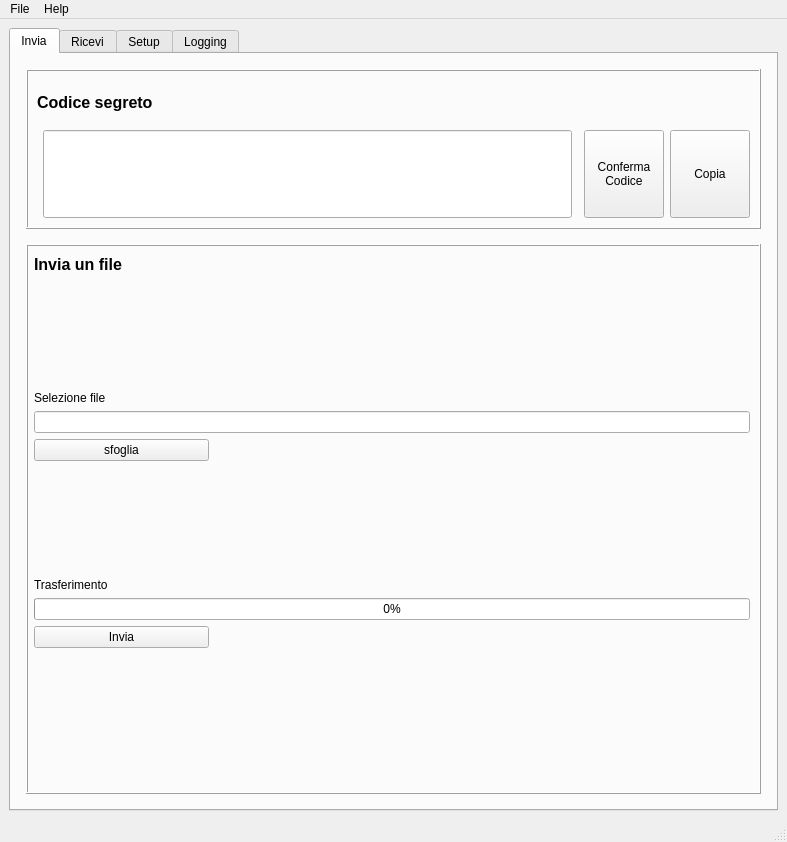
<?xml version="1.0" encoding="UTF-8"?>
<ui version="4.0">
 <class>MainWindow</class>
 <widget class="QMainWindow" name="MainWindow">
  <property name="geometry">
   <rect>
    <x>0</x>
    <y>0</y>
    <width>787</width>
    <height>842</height>
   </rect>
  </property>
  <property name="windowTitle">
   <string>MainWindow</string>
  </property>
  <widget class="QWidget" name="centralwidget">
   <property name="sizePolicy">
    <sizepolicy hsizetype="Expanding" vsizetype="Expanding">
     <horstretch>0</horstretch>
     <verstretch>0</verstretch>
    </sizepolicy>
   </property>
   <layout class="QGridLayout" name="gridLayout_2">
    <item row="0" column="0">
     <layout class="QVBoxLayout" name="verticalLayout_3">
      <item>
       <widget class="QTabWidget" name="tabWidget">
        <property name="tabPosition">
         <enum>QTabWidget::North</enum>
        </property>
        <property name="tabShape">
         <enum>QTabWidget::Rounded</enum>
        </property>
        <property name="currentIndex">
         <number>0</number>
        </property>
        <property name="iconSize">
         <size>
          <width>32</width>
          <height>32</height>
         </size>
        </property>
        <widget class="QWidget" name="tabTransmit">
         <attribute name="icon">
          <iconset>
           <normaloff>:/newPrefix/icons/mail-outbox.png</normaloff>:/newPrefix/icons/mail-outbox.png</iconset>
         </attribute>
         <attribute name="title">
          <string>Invia</string>
         </attribute>
         <layout class="QGridLayout" name="gridLayout_8">
          <item row="0" column="0">
           <widget class="QWidget" name="verticalWidget" native="true">
            <layout class="QVBoxLayout" name="verticalLayout">
             <property name="leftMargin">
              <number>6</number>
             </property>
             <property name="topMargin">
              <number>6</number>
             </property>
             <property name="rightMargin">
              <number>6</number>
             </property>
             <property name="bottomMargin">
              <number>6</number>
             </property>
             <item>
              <widget class="QFrame" name="frame">
               <property name="sizePolicy">
                <sizepolicy hsizetype="Preferred" vsizetype="Preferred">
                 <horstretch>0</horstretch>
                 <verstretch>2</verstretch>
                </sizepolicy>
               </property>
               <property name="frameShape">
                <enum>QFrame::Box</enum>
               </property>
               <property name="frameShadow">
                <enum>QFrame::Raised</enum>
               </property>
               <layout class="QGridLayout" name="gridLayout_13">
                <item row="1" column="1">
                 <widget class="QLineEdit" name="txtSecretCode">
                  <property name="sizePolicy">
                   <sizepolicy hsizetype="Expanding" vsizetype="Expanding">
                    <horstretch>0</horstretch>
                    <verstretch>2</verstretch>
                   </sizepolicy>
                  </property>
                  <property name="font">
                   <font>
                    <pointsize>14</pointsize>
                   </font>
                  </property>
                  <property name="text">
                   <string/>
                  </property>
                  <property name="readOnly">
                   <bool>false</bool>
                  </property>
                  <property name="clearButtonEnabled">
                   <bool>true</bool>
                  </property>
                 </widget>
                </item>
                <item row="1" column="4">
                 <widget class="QPushButton" name="btnCopyCode">
                  <property name="sizePolicy">
                   <sizepolicy hsizetype="Minimum" vsizetype="Expanding">
                    <horstretch>0</horstretch>
                    <verstretch>0</verstretch>
                   </sizepolicy>
                  </property>
                  <property name="text">
                   <string>Copia</string>
                  </property>
                  <property name="icon">
                   <iconset>
                    <normaloff>:/newPrefix/icons/edit-copy-6.png</normaloff>:/newPrefix/icons/edit-copy-6.png</iconset>
                  </property>
                 </widget>
                </item>
                <item row="1" column="3">
                 <widget class="QPushButton" name="btnSetCode">
                  <property name="sizePolicy">
                   <sizepolicy hsizetype="Minimum" vsizetype="Expanding">
                    <horstretch>0</horstretch>
                    <verstretch>0</verstretch>
                   </sizepolicy>
                  </property>
                  <property name="text">
                   <string>Conferma
Codice</string>
                  </property>
                  <property name="icon">
                   <iconset>
                    <normaloff>:/newPrefix/icons/lock-silver.png</normaloff>:/newPrefix/icons/lock-silver.png</iconset>
                  </property>
                  <property name="iconSize">
                   <size>
                    <width>32</width>
                    <height>32</height>
                   </size>
                  </property>
                 </widget>
                </item>
                <item row="0" column="0" colspan="3">
                 <widget class="QLabel" name="label_3">
                  <property name="sizePolicy">
                   <sizepolicy hsizetype="Preferred" vsizetype="Preferred">
                    <horstretch>0</horstretch>
                    <verstretch>1</verstretch>
                   </sizepolicy>
                  </property>
                  <property name="font">
                   <font>
                    <pointsize>12</pointsize>
                    <weight>75</weight>
                    <bold>true</bold>
                   </font>
                  </property>
                  <property name="styleSheet">
                   <string notr="true"/>
                  </property>
                  <property name="text">
                   <string>Codice segreto</string>
                  </property>
                 </widget>
                </item>
               </layout>
              </widget>
             </item>
             <item>
              <widget class="QWidget" name="widget_2" native="true">
               <property name="sizePolicy">
                <sizepolicy hsizetype="Preferred" vsizetype="Preferred">
                 <horstretch>0</horstretch>
                 <verstretch>7</verstretch>
                </sizepolicy>
               </property>
               <layout class="QGridLayout" name="gridLayout_9">
                <property name="leftMargin">
                 <number>0</number>
                </property>
                <property name="rightMargin">
                 <number>0</number>
                </property>
                <property name="bottomMargin">
                 <number>0</number>
                </property>
                <item row="0" column="0">
                 <layout class="QHBoxLayout" name="horizontalLayout">
                  <item>
                   <widget class="QFrame" name="frame_3">
                    <property name="sizePolicy">
                     <sizepolicy hsizetype="Preferred" vsizetype="Preferred">
                      <horstretch>1</horstretch>
                      <verstretch>0</verstretch>
                     </sizepolicy>
                    </property>
                    <property name="frameShape">
                     <enum>QFrame::Box</enum>
                    </property>
                    <property name="frameShadow">
                     <enum>QFrame::Raised</enum>
                    </property>
                    <layout class="QGridLayout" name="gridLayout_12">
                     <property name="leftMargin">
                      <number>6</number>
                     </property>
                     <item row="7" column="0">
                      <widget class="QPushButton" name="btnBrowseFile">
                       <property name="text">
                        <string>sfoglia</string>
                       </property>
                      </widget>
                     </item>
                     <item row="5" column="0" rowspan="2" colspan="4">
                      <widget class="QLineEdit" name="txtFileName"/>
                     </item>
                     <item row="3" column="0">
                      <widget class="QLabel" name="label_8">
                       <property name="text">
                        <string>Selezione file</string>
                       </property>
                      </widget>
                     </item>
                     <item row="2" column="0">
                      <spacer name="verticalSpacer">
                       <property name="orientation">
                        <enum>Qt::Vertical</enum>
                       </property>
                       <property name="sizeHint" stdset="0">
                        <size>
                         <width>20</width>
                         <height>25</height>
                        </size>
                       </property>
                      </spacer>
                     </item>
                     <item row="12" column="1" colspan="3">
                      <spacer name="horizontalSpacer_3">
                       <property name="orientation">
                        <enum>Qt::Horizontal</enum>
                       </property>
                       <property name="sizeHint" stdset="0">
                        <size>
                         <width>40</width>
                         <height>20</height>
                        </size>
                       </property>
                      </spacer>
                     </item>
                     <item row="9" column="0">
                      <spacer name="verticalSpacer_3">
                       <property name="orientation">
                        <enum>Qt::Vertical</enum>
                       </property>
                       <property name="sizeHint" stdset="0">
                        <size>
                         <width>20</width>
                         <height>20</height>
                        </size>
                       </property>
                      </spacer>
                     </item>
                     <item row="13" column="0" colspan="4">
                      <widget class="QWidget" name="widget_6" native="true">
                       <layout class="QHBoxLayout" name="horizontalLayout_5"/>
                      </widget>
                     </item>
                     <item row="11" column="0" colspan="4">
                      <widget class="QProgressBar" name="progressSendFile">
                       <property name="value">
                        <number>0</number>
                       </property>
                      </widget>
                     </item>
                     <item row="7" column="1" colspan="3">
                      <spacer name="horizontalSpacer_2">
                       <property name="orientation">
                        <enum>Qt::Horizontal</enum>
                       </property>
                       <property name="sizeHint" stdset="0">
                        <size>
                         <width>40</width>
                         <height>20</height>
                        </size>
                       </property>
                      </spacer>
                     </item>
                     <item row="10" column="0">
                      <widget class="QLabel" name="label_9">
                       <property name="text">
                        <string>Trasferimento</string>
                       </property>
                      </widget>
                     </item>
                     <item row="14" column="0">
                      <spacer name="verticalSpacer_2">
                       <property name="orientation">
                        <enum>Qt::Vertical</enum>
                       </property>
                       <property name="sizeHint" stdset="0">
                        <size>
                         <width>20</width>
                         <height>20</height>
                        </size>
                       </property>
                      </spacer>
                     </item>
                     <item row="12" column="0">
                      <widget class="QPushButton" name="btnSendFile">
                       <property name="text">
                        <string>Invia</string>
                       </property>
                      </widget>
                     </item>
                     <item row="1" column="0">
                      <widget class="QLabel" name="label_4">
                       <property name="font">
                        <font>
                         <pointsize>12</pointsize>
                         <weight>75</weight>
                         <bold>true</bold>
                        </font>
                       </property>
                       <property name="text">
                        <string>Invia un file</string>
                       </property>
                      </widget>
                     </item>
                    </layout>
                   </widget>
                  </item>
                 </layout>
                </item>
               </layout>
              </widget>
             </item>
            </layout>
           </widget>
          </item>
         </layout>
        </widget>
        <widget class="QWidget" name="tabReceive">
         <attribute name="icon">
          <iconset>
           <normaloff>:/newPrefix/icons/mail-receive.png</normaloff>:/newPrefix/icons/mail-receive.png</iconset>
         </attribute>
         <attribute name="title">
          <string>Ricevi</string>
         </attribute>
         <layout class="QGridLayout" name="gridLayout_15">
          <item row="1" column="0">
           <widget class="QWidget" name="widget_4" native="true">
            <layout class="QVBoxLayout" name="verticalLayout_2">
             <item>
              <widget class="QWidget" name="widget_5" native="true">
               <property name="sizePolicy">
                <sizepolicy hsizetype="Preferred" vsizetype="Expanding">
                 <horstretch>0</horstretch>
                 <verstretch>7</verstretch>
                </sizepolicy>
               </property>
               <layout class="QHBoxLayout" name="horizontalLayout_3">
                <property name="leftMargin">
                 <number>0</number>
                </property>
                <property name="rightMargin">
                 <number>0</number>
                </property>
                <item>
                 <widget class="QFrame" name="frame_5">
                  <property name="sizePolicy">
                   <sizepolicy hsizetype="Preferred" vsizetype="Preferred">
                    <horstretch>1</horstretch>
                    <verstretch>0</verstretch>
                   </sizepolicy>
                  </property>
                  <property name="frameShape">
                   <enum>QFrame::Box</enum>
                  </property>
                  <property name="frameShadow">
                   <enum>QFrame::Raised</enum>
                  </property>
                  <layout class="QGridLayout" name="gridLayout_16">
                   <property name="rightMargin">
                    <number>6</number>
                   </property>
                   <item row="4" column="0" rowspan="2" colspan="4">
                    <widget class="QLineEdit" name="txtFolderName"/>
                   </item>
                   <item row="1" column="0" colspan="4">
                    <spacer name="verticalSpacer_5">
                     <property name="orientation">
                      <enum>Qt::Vertical</enum>
                     </property>
                     <property name="sizeHint" stdset="0">
                      <size>
                       <width>20</width>
                       <height>40</height>
                      </size>
                     </property>
                    </spacer>
                   </item>
                   <item row="6" column="0">
                    <widget class="QPushButton" name="btnBrowseFolder">
                     <property name="minimumSize">
                      <size>
                       <width>0</width>
                       <height>0</height>
                      </size>
                     </property>
                     <property name="maximumSize">
                      <size>
                       <width>100</width>
                       <height>16777215</height>
                      </size>
                     </property>
                     <property name="text">
                      <string>sfoglia</string>
                     </property>
                    </widget>
                   </item>
                   <item row="7" column="0" colspan="4">
                    <spacer name="verticalSpacer_4">
                     <property name="orientation">
                      <enum>Qt::Vertical</enum>
                     </property>
                     <property name="sizeHint" stdset="0">
                      <size>
                       <width>20</width>
                       <height>40</height>
                      </size>
                     </property>
                    </spacer>
                   </item>
                   <item row="14" column="0" colspan="4">
                    <widget class="QProgressBar" name="progressRecvFile">
                     <property name="value">
                      <number>0</number>
                     </property>
                    </widget>
                   </item>
                   <item row="8" column="0" colspan="4">
                    <widget class="QLabel" name="label_16">
                     <property name="text">
                      <string>Dettagli File:</string>
                     </property>
                    </widget>
                   </item>
                   <item row="9" column="0">
                    <widget class="QLabel" name="label_17">
                     <property name="text">
                      <string>Nome:</string>
                     </property>
                     <property name="alignment">
                      <set>Qt::AlignRight|Qt::AlignTrailing|Qt::AlignVCenter</set>
                     </property>
                    </widget>
                   </item>
                   <item row="11" column="0">
                    <widget class="QLabel" name="label_18">
                     <property name="text">
                      <string>Dimensioni (bytes):</string>
                     </property>
                     <property name="alignment">
                      <set>Qt::AlignRight|Qt::AlignTrailing|Qt::AlignVCenter</set>
                     </property>
                    </widget>
                   </item>
                   <item row="0" column="0" colspan="4">
                    <widget class="QLabel" name="label_11">
                     <property name="font">
                      <font>
                       <pointsize>12</pointsize>
                       <weight>75</weight>
                       <bold>true</bold>
                      </font>
                     </property>
                     <property name="text">
                      <string>Ricezione file</string>
                     </property>
                    </widget>
                   </item>
                   <item row="13" column="0" colspan="4">
                    <widget class="QLabel" name="label_12">
                     <property name="text">
                      <string>Trasferimento</string>
                     </property>
                    </widget>
                   </item>
                   <item row="12" column="0" colspan="4">
                    <spacer name="verticalSpacer_6">
                     <property name="orientation">
                      <enum>Qt::Vertical</enum>
                     </property>
                     <property name="sizeHint" stdset="0">
                      <size>
                       <width>20</width>
                       <height>40</height>
                      </size>
                     </property>
                    </spacer>
                   </item>
                   <item row="2" column="0" colspan="4">
                    <widget class="QLabel" name="label_13">
                     <property name="text">
                      <string>Directory destinazione:</string>
                     </property>
                    </widget>
                   </item>
                   <item row="9" column="2">
                    <widget class="QLabel" name="lblRecvFileName">
                     <property name="text">
                      <string/>
                     </property>
                    </widget>
                   </item>
                   <item row="15" column="0" colspan="4">
                    <widget class="QWidget" name="widget_3" native="true">
                     <layout class="QHBoxLayout" name="horizontalLayout_4">
                      <property name="sizeConstraint">
                       <enum>QLayout::SetMaximumSize</enum>
                      </property>
                      <item>
                       <widget class="QLabel" name="lblRecvTotal">
                        <property name="sizePolicy">
                         <sizepolicy hsizetype="Expanding" vsizetype="Preferred">
                          <horstretch>0</horstretch>
                          <verstretch>0</verstretch>
                         </sizepolicy>
                        </property>
                        <property name="maximumSize">
                         <size>
                          <width>16777215</width>
                          <height>16777215</height>
                         </size>
                        </property>
                        <property name="text">
                         <string/>
                        </property>
                       </widget>
                      </item>
                      <item>
                       <widget class="QLabel" name="lblRecvRate">
                        <property name="sizePolicy">
                         <sizepolicy hsizetype="Expanding" vsizetype="Preferred">
                          <horstretch>0</horstretch>
                          <verstretch>0</verstretch>
                         </sizepolicy>
                        </property>
                        <property name="text">
                         <string/>
                        </property>
                        <property name="alignment">
                         <set>Qt::AlignCenter</set>
                        </property>
                       </widget>
                      </item>
                      <item>
                       <widget class="QLabel" name="lblRecvETA">
                        <property name="sizePolicy">
                         <sizepolicy hsizetype="Expanding" vsizetype="Preferred">
                          <horstretch>0</horstretch>
                          <verstretch>0</verstretch>
                         </sizepolicy>
                        </property>
                        <property name="text">
                         <string/>
                        </property>
                        <property name="alignment">
                         <set>Qt::AlignRight|Qt::AlignTrailing|Qt::AlignVCenter</set>
                        </property>
                       </widget>
                      </item>
                     </layout>
                    </widget>
                   </item>
                   <item row="11" column="1">
                    <widget class="QLCDNumber" name="lcdNumber">
                     <property name="sizePolicy">
                      <sizepolicy hsizetype="Expanding" vsizetype="Minimum">
                       <horstretch>0</horstretch>
                       <verstretch>0</verstretch>
                      </sizepolicy>
                     </property>
                     <property name="smallDecimalPoint">
                      <bool>true</bool>
                     </property>
                     <property name="digitCount">
                      <number>15</number>
                     </property>
                     <property name="segmentStyle">
                      <enum>QLCDNumber::Flat</enum>
                     </property>
                     <property name="value" stdset="0">
                      <double>0.000000000000000</double>
                     </property>
                     <property name="intValue" stdset="0">
                      <number>0</number>
                     </property>
                    </widget>
                   </item>
                   <item row="11" column="2">
                    <spacer name="horizontalSpacer">
                     <property name="orientation">
                      <enum>Qt::Horizontal</enum>
                     </property>
                     <property name="sizeHint" stdset="0">
                      <size>
                       <width>40</width>
                       <height>20</height>
                      </size>
                     </property>
                    </spacer>
                   </item>
                  </layout>
                 </widget>
                </item>
               </layout>
              </widget>
             </item>
            </layout>
           </widget>
          </item>
          <item row="0" column="0">
           <widget class="QFrame" name="frame_4">
            <property name="sizePolicy">
             <sizepolicy hsizetype="Preferred" vsizetype="Preferred">
              <horstretch>0</horstretch>
              <verstretch>2</verstretch>
             </sizepolicy>
            </property>
            <property name="frameShape">
             <enum>QFrame::Box</enum>
            </property>
            <property name="frameShadow">
             <enum>QFrame::Raised</enum>
            </property>
            <layout class="QGridLayout" name="gridLayout_14">
             <property name="leftMargin">
              <number>6</number>
             </property>
             <item row="1" column="0">
              <widget class="TabCompleteQLineEdit" name="txtSecretCodeRecv">
               <property name="sizePolicy">
                <sizepolicy hsizetype="Expanding" vsizetype="Expanding">
                 <horstretch>0</horstretch>
                 <verstretch>2</verstretch>
                </sizepolicy>
               </property>
               <property name="font">
                <font>
                 <pointsize>14</pointsize>
                </font>
               </property>
               <property name="focusPolicy">
                <enum>Qt::StrongFocus</enum>
               </property>
               <property name="text">
                <string/>
               </property>
               <property name="readOnly">
                <bool>false</bool>
               </property>
               <property name="clearButtonEnabled">
                <bool>true</bool>
               </property>
              </widget>
             </item>
             <item row="0" column="0">
              <widget class="QLabel" name="label_10">
               <property name="sizePolicy">
                <sizepolicy hsizetype="Preferred" vsizetype="Preferred">
                 <horstretch>0</horstretch>
                 <verstretch>1</verstretch>
                </sizepolicy>
               </property>
               <property name="font">
                <font>
                 <pointsize>12</pointsize>
                 <weight>75</weight>
                 <bold>true</bold>
                </font>
               </property>
               <property name="styleSheet">
                <string notr="true"/>
               </property>
               <property name="text">
                <string>Codice segreto</string>
               </property>
              </widget>
             </item>
             <item row="1" column="2">
              <widget class="QPushButton" name="btnPasteCode">
               <property name="sizePolicy">
                <sizepolicy hsizetype="Minimum" vsizetype="Expanding">
                 <horstretch>0</horstretch>
                 <verstretch>0</verstretch>
                </sizepolicy>
               </property>
               <property name="text">
                <string>Incolla</string>
               </property>
               <property name="icon">
                <iconset>
                 <normaloff>:/newPrefix/icons/edit-paste-2.png</normaloff>:/newPrefix/icons/edit-paste-2.png</iconset>
               </property>
              </widget>
             </item>
             <item row="1" column="3">
              <widget class="QPushButton" name="btnSetCodeRecv">
               <property name="sizePolicy">
                <sizepolicy hsizetype="Minimum" vsizetype="Expanding">
                 <horstretch>0</horstretch>
                 <verstretch>0</verstretch>
                </sizepolicy>
               </property>
               <property name="text">
                <string>Conferma
Trasferimento</string>
               </property>
               <property name="icon">
                <iconset>
                 <normaloff>:/newPrefix/icons/lock-6.png</normaloff>:/newPrefix/icons/lock-6.png</iconset>
               </property>
               <property name="iconSize">
                <size>
                 <width>32</width>
                 <height>32</height>
                </size>
               </property>
              </widget>
             </item>
            </layout>
           </widget>
          </item>
         </layout>
        </widget>
        <widget class="QWidget" name="tabSettings">
         <attribute name="icon">
          <iconset>
           <normaloff>:/newPrefix/icons/preferences-system-4.png</normaloff>:/newPrefix/icons/preferences-system-4.png</iconset>
         </attribute>
         <attribute name="title">
          <string>Setup</string>
         </attribute>
         <layout class="QGridLayout" name="gridLayout_3">
          <item row="0" column="0">
           <layout class="QGridLayout" name="gridLayout_7">
            <item row="1" column="0">
             <widget class="QWidget" name="widget_1" native="true">
              <property name="sizePolicy">
               <sizepolicy hsizetype="Preferred" vsizetype="Minimum">
                <horstretch>0</horstretch>
                <verstretch>0</verstretch>
               </sizepolicy>
              </property>
              <layout class="QGridLayout" name="gridLayout">
               <item row="0" column="0">
                <widget class="QPushButton" name="btnSaveSetup">
                 <property name="sizePolicy">
                  <sizepolicy hsizetype="Fixed" vsizetype="Fixed">
                   <horstretch>0</horstretch>
                   <verstretch>0</verstretch>
                  </sizepolicy>
                 </property>
                 <property name="minimumSize">
                  <size>
                   <width>250</width>
                   <height>0</height>
                  </size>
                 </property>
                 <property name="text">
                  <string>Salva</string>
                 </property>
                </widget>
               </item>
              </layout>
             </widget>
            </item>
            <item row="0" column="0">
             <widget class="QWidget" name="widget_7" native="true">
              <property name="sizePolicy">
               <sizepolicy hsizetype="Preferred" vsizetype="Expanding">
                <horstretch>0</horstretch>
                <verstretch>0</verstretch>
               </sizepolicy>
              </property>
              <layout class="QFormLayout" name="formLayout">
               <property name="horizontalSpacing">
                <number>20</number>
               </property>
               <property name="leftMargin">
                <number>100</number>
               </property>
               <property name="rightMargin">
                <number>100</number>
               </property>
               <item row="0" column="0">
                <widget class="QLabel" name="label">
                 <property name="text">
                  <string>Rendez-Vous relay:</string>
                 </property>
                </widget>
               </item>
               <item row="0" column="1">
                <widget class="QLineEdit" name="txtRelay">
                 <property name="sizePolicy">
                  <sizepolicy hsizetype="Expanding" vsizetype="Fixed">
                   <horstretch>0</horstretch>
                   <verstretch>0</verstretch>
                  </sizepolicy>
                 </property>
                 <property name="text">
                  <string notr="true"/>
                 </property>
                </widget>
               </item>
               <item row="1" column="0">
                <widget class="QLabel" name="label_7">
                 <property name="text">
                  <string>Transit relay:</string>
                 </property>
                </widget>
               </item>
               <item row="1" column="1">
                <widget class="QLineEdit" name="txtTransit"/>
               </item>
               <item row="2" column="0">
                <widget class="QLabel" name="label_2">
                 <property name="text">
                  <string>App ID:</string>
                 </property>
                </widget>
               </item>
               <item row="2" column="1">
                <widget class="QLineEdit" name="txtAppID"/>
               </item>
               <item row="3" column="0">
                <widget class="QLabel" name="label_6">
                 <property name="text">
                  <string>Lingua:</string>
                 </property>
                </widget>
               </item>
               <item row="3" column="1">
                <widget class="QComboBox" name="cmbLanguage">
                 <property name="sizePolicy">
                  <sizepolicy hsizetype="Fixed" vsizetype="Fixed">
                   <horstretch>0</horstretch>
                   <verstretch>0</verstretch>
                  </sizepolicy>
                 </property>
                 <property name="minimumSize">
                  <size>
                   <width>150</width>
                   <height>0</height>
                  </size>
                 </property>
                 <item>
                  <property name="text">
                   <string>Default sistema</string>
                  </property>
                 </item>
                </widget>
               </item>
              </layout>
             </widget>
            </item>
           </layout>
          </item>
         </layout>
        </widget>
        <widget class="QWidget" name="tab">
         <attribute name="icon">
          <iconset>
           <normaloff>:/newPrefix/icons/utilities-log_viewer.png</normaloff>:/newPrefix/icons/utilities-log_viewer.png</iconset>
         </attribute>
         <attribute name="title">
          <string>Logging</string>
         </attribute>
         <layout class="QGridLayout" name="gridLayout_11">
          <item row="0" column="0">
           <widget class="QPlainTextEdit" name="txtLog">
            <property name="readOnly">
             <bool>true</bool>
            </property>
           </widget>
          </item>
         </layout>
        </widget>
       </widget>
      </item>
     </layout>
    </item>
   </layout>
  </widget>
  <widget class="QMenuBar" name="menubar">
   <property name="geometry">
    <rect>
     <x>0</x>
     <y>0</y>
     <width>787</width>
     <height>23</height>
    </rect>
   </property>
   <widget class="QMenu" name="menuFile">
    <property name="title">
     <string>File</string>
    </property>
    <addaction name="actionWormhole"/>
    <addaction name="separator"/>
    <addaction name="actionQuit"/>
   </widget>
   <widget class="QMenu" name="menuHelp">
    <property name="title">
     <string>Help</string>
    </property>
    <addaction name="actionAbout"/>
   </widget>
   <addaction name="menuFile"/>
   <addaction name="menuHelp"/>
  </widget>
  <widget class="QStatusBar" name="statusbar"/>
  <action name="actionWormhole">
   <property name="text">
    <string>Connetti wormhole</string>
   </property>
  </action>
  <action name="actionOpenFile">
   <property name="text">
    <string>Seleziona file...</string>
   </property>
  </action>
  <action name="actionQuit">
   <property name="text">
    <string>Esci</string>
   </property>
  </action>
  <action name="actionViewGraph">
   <property name="text">
    <string>Grafico stato...</string>
   </property>
  </action>
  <action name="actionAbout">
   <property name="text">
    <string>About...</string>
   </property>
  </action>
 </widget>
 <customwidgets>
  <customwidget>
   <class>TabCompleteQLineEdit</class>
   <extends>QLineEdit</extends>
   <header>custom_ui.TabCompleteQLineEdit</header>
  </customwidget>
 </customwidgets>
 <resources>
  <include location="../../../WormholeGui-master/resources.qrc"/>
  <include location="../../../WormholeGui-master/international.qrc"/>
 </resources>
 <connections/>
</ui>
